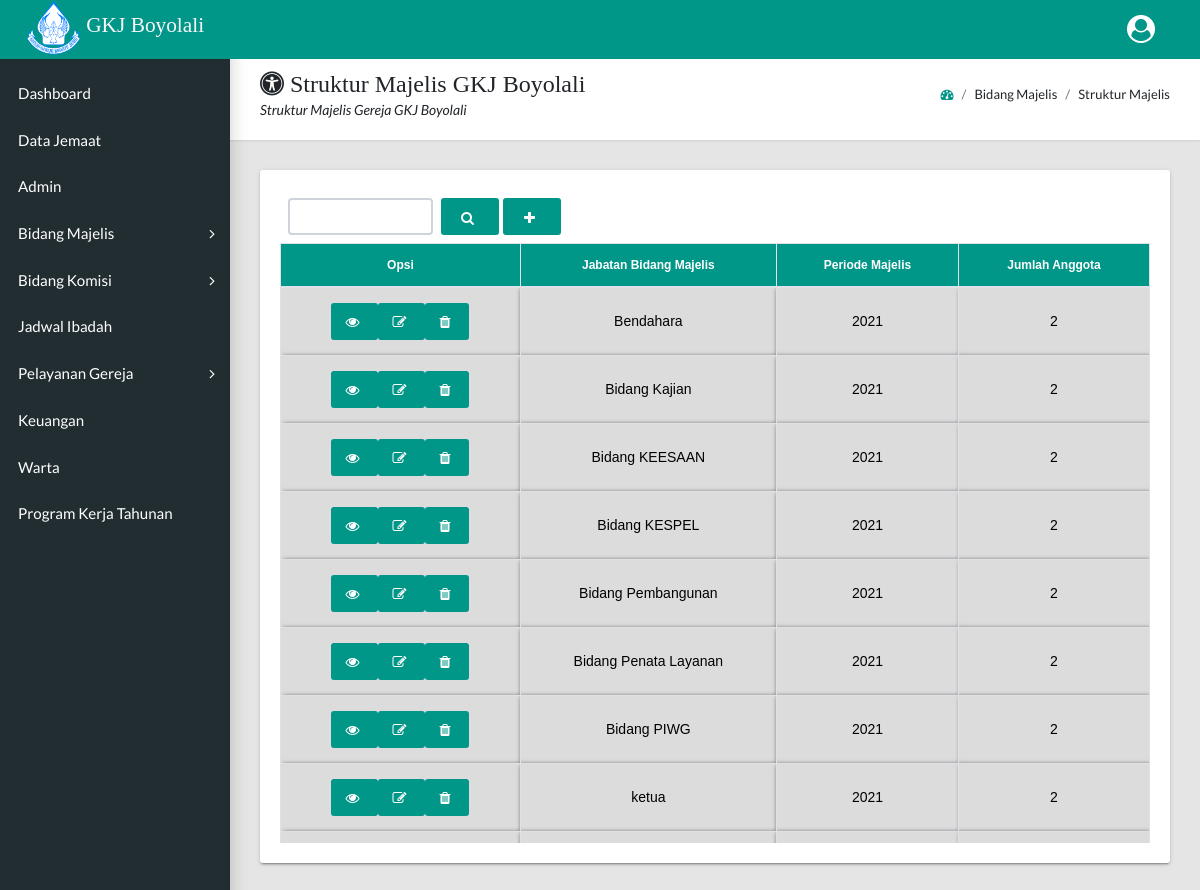
/admin/docs/struktur_majelis.php, run on the app's committed database.
### tables this page shows
CREATE TABLE `struktur_majelis` (
  `idjabatan_majelis` varchar(50) NOT NULL,
  `periode_majelis` varchar(11) NOT NULL,
  `jumlah_anggota_majelis` varchar(11) NOT NULL
);

### admin/docs/struktur_majelis.php (the view, shortened to what this page needs)
<?php
include '../../database.php';
if (isset($_POST['cari'])) {
$cari = $_POST['cari1'];
if ($cari != null) {
  $struktur_majelis = mysqli_query($conn, "SELECT * FROM `struktur_majelis` where `idjabatan_majelis` like '%$cari%' or `idjabatan_majelis` like '%$cari%' ");
  $data = mysqli_fetch_array($struktur_majelis);
} else {
  $struktur_majelis = mysqli_query($conn, "SELECT * FROM `struktur_majelis` ");
  $data = mysqli_fetch_array($struktur_majelis);
}
} else {
  $struktur_majelis = mysqli_query($conn, "SELECT * FROM `struktur_majelis` ");
}
$cek = mysqli_num_rows($struktur_majelis);
?>
<!DOCTYPE html>
<html lang="en">
<?php
include 'header.php';
?>
  <body class="app sidebar-mini">
<?php
include 'navbar_menu.php';
include 'sidebar_menu.php';
?>
    <main class="app-content">
      <div class="app-title">
        <div>
          <h1><i class="fa fa-universal-access" aria-hidden="true"></i></i> Struktur Majelis GKJ Boyolali</h1>
          <p>Struktur Majelis Gereja GKJ Boyolali</p>
        </div>
        <ul class="app-breadcrumb breadcrumb">
          <li class="breadcrumb-item"><a href="dashboard.php"><i class="fa fa-dashboard"></a></i></li>
          <li class="breadcrumb-item">Bidang Majelis</li>
          <li class="breadcrumb-item">Struktur Majelis</li>
        </ul>
      </div>
      <div class="row">
        <div class="col-md-12">
          <div class="tile">
            <div class="tile-body">
              <form action="" method="POST">
              <div class="form-inline">
              <input type="text" name="cari1" class="form-control col-2 m-2">
              <button type="submit" name="cari" class="btn btn-info"><i class="app-menu__icon fa fa-search" aria-hidden="true"></i></button>
              <a href="proses_tambah_struktur_majelis.php" class="btn btn-success ml-1 "><i class="app-menu__icon fa fa-plus" aria-hidden="true"></i></a>
            </div>
          </form>
              <div style="height: 600px;overflow: scroll;">
                <table class=" table-hover table-bordered" >
                  <?php
                  if ($cek == 0) {
                    echo "  <script>
                    Swal.fire(
                      '<strong>Maaf...!</strong>',
                      'Kata Kunci yang anda masukan tidak ada',
                      'question'
                    )
                   </script>";
                  } else { ?>
                  <thead>
                    <tr>
                      <th rowspan="2">Opsi</th>
                      <th rowspan="2">Jabatan Bidang Majelis</th>
                      <th rowspan="2">Periode Majelis</th>
                      <th rowspan="2">Jumlah Anggota</th>
                    </tr>
                  </thead>
                  <tbody>
                  <?php foreach ($struktur_majelis as $row) : ?>
                    <tr>
                      <td><a class="btn btn-primary" href="detail.php?id=<?= $row["idjabatan_majelis"]; ?>"><i class="fa fa-eye" aria-hidden="true"></i></a><a class="btn btn-primary" href="proses_edit_struktur_majelis.php?id=<?= $row["idjabatan_majelis"]; ?>"><i class="fa fa-lg fa-edit"></i></a><a class="btn btn-primary" href="proses_hapus_struktur_majelis.php?id=<?= $row["idjabatan_majelis"]; ?>"><i class="fa fa-lg fa-trash"></i></a></td>
                      <td><?= $row["idjabatan_majelis"]; ?></td>
                      <td><?= $row["periode_majelis"]; ?></td>
                      <td><?= $row["jumlah_anggota_majelis"]; ?></td>
                    </tr>
                    <?php endforeach;
                  }
                  ?>
                  </tbody>
                </table>
              </div>
          </div>
        </div>
      </div>
    </main>
  </body>
</html>

### admin/docs/header.php (style rules this page uses)
table { width: 100%; text-align: center; }
th { position: sticky; top: 0; background-color: #009688; color: #fff; padding: 12px 20px; text-align: center; text-transform: capitalize; font-family: 'PT Sans', sans-serif; font-size: 9pt; }
thead { position: sticky; top: 0; }
td { background-color:#DCDCDC; color: #000; text-align: center; border: #fff; padding: 15px; box-shadow: 2px 2px 5px #000000; font-family: 'Poppins', sans-serif; }

### data on the page
struktur_majelis: idjabatan_majelis "Bendahara", periode_majelis "2021", jumlah_anggota_majelis "2"
struktur_majelis: idjabatan_majelis "Bidang Kajian", periode_majelis "2021", jumlah_anggota_majelis "2"
struktur_majelis: idjabatan_majelis "Bidang KEESAAN", periode_majelis "2021", jumlah_anggota_majelis "2"
struktur_majelis: idjabatan_majelis "Bidang KESPEL", periode_majelis "2021", jumlah_anggota_majelis "2"
struktur_majelis: idjabatan_majelis "Bidang Pembangunan", periode_majelis "2021", jumlah_anggota_majelis "2"
struktur_majelis: idjabatan_majelis "Bidang Penata Layanan", periode_majelis "2021", jumlah_anggota_majelis "2"
struktur_majelis: idjabatan_majelis "Bidang PIWG", periode_majelis "2021", jumlah_anggota_majelis "2"
struktur_majelis: idjabatan_majelis "ketua", periode_majelis "2021", jumlah_anggota_majelis "2"
